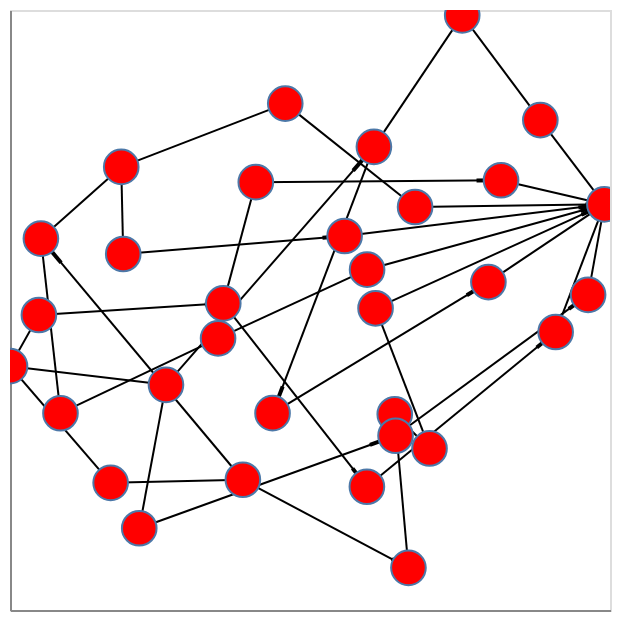

Notebook source saved alongside this figure:
### Code cell
# Generate a random graph
#G = nx.fast_gnp_random_graph(n=20, p=0.25)
G = Global._planner_knowledge_graph.get_graph()
# Compute positions for viz.
pos = nx.spring_layout(G)

# Draw the graph using Altair
viz = nxa.draw_networkx(G, pos=pos)

# Show it as an interactive plot!
viz.interactive()

### Figure 1 — Vega-Lite specification as saved in the notebook (floating-point values rounded to 4 significant figures)
{"config": {"view": {"continuousWidth": 300, "continuousHeight": 300}}, "layer": [{"data": {"name": "data-bcaebf2c94e9d55bc6f5ab56230f5425"}, "mark": {"type": "line", "color": "black", "opacity": 1, "strokeWidth": 1}, "encoding": {"detail": {"field": "edge", "type": "quantitative"}, "x": {"axis": {"grid": false, "labels": false, "ticks": false, "title": ""}, "field": "x", "type": "quantitative"}, "y": {"axis": {"grid": false, "labels": false, "ticks": false, "title": ""}, "field": "y", "type": "quantitative"}}, "name": "view_1"}, {"data": {"name": "data-132e539440322ac60f427e3dcc21974e"}, "mark": {"type": "line", "color": "black", "opacity": 1, "strokeWidth": 2}, "encoding": {"detail": {"field": "edge", "type": "quantitative"}, "x": {"axis": {"grid": false, "labels": false, "ticks": false}, "field": "x", "type": "quantitative"}, "y": {"axis": {"grid": false, "labels": false, "ticks": false}, "field": "y", "type": "quantitative"}}}, {"data": {"name": "data-f0ebac65b1dbf127a58609bafe838b02"}, "mark": {"type": "point", "fill": "red", "opacity": 1, "size": 300, "strokeWidth": 1.0}, "encoding": {"x": {"axis": {"grid": false, "labels": false, "ticks": false}, "field": "x", "type": "quantitative"}, "y": {"axis": {"grid": false, "labels": false, "ticks": false}, "field": "y", "type": "quantitative"}}}], "params": [{"name": "param_520", "select": {"type": "interval", "encodings": ["x", "y"]}, "bind": "scales", "views": ["view_1"]}], "$schema": "https://vega.github.io/schema/vega-lite/v5.8.0.json", "datasets": {"data-bcaebf2c94e9d55bc6f5ab56230f5425": [{"edge": 0, "x": -0.6645, "y": -0.5762, "pair": ["Start", "2"], "weight": 3, "target": "2", "source": "Start"}, {"edge": 0, "x": -0.2238, "y": -0.5659, "pair": ["Start", "2"], "weight": 3, "target": "2", "source": "Start"}, {"edge": 1, "x": -0.6645, "y": -0.5762, "pair": ["Start", "1"], "weight": 1, "target": "1", "source": "Start"}, {"edge": 1, "x": -1.0, "y": -0.1872, "pair": ["Start", "1"], "weight": 1, "target": "1", "source": "Start"}, {"edge": 2, "x": -0.2238, "y": -0.5659, "pair": ["2", "2.2"], "weight": 3, "target": "2.2", "source": "2"}, {"edge": 2, "x": 0.3282, "y": -0.8594, "pair": ["2", "2.2"], "weight": 3, "target": "2.2", "source": "2"}, {"edge": 3, "x": -0.2238, "y": -0.5659, "pair": ["2", "2.1"], "weight": 1, "target": "2.1", "source": "2"}, {"edge": 3, "x": -0.897, "y": 0.2379, "pair": ["2", "2.1"], "weight": 1, "target": "2.1", "source": "2"}, {"edge": 4, "x": 0.3282, "y": -0.8594, "pair": ["2.2", "2.2.1"], "weight": 1, "target": "2.2.1", "source": "2.2"}, {"edge": 4, "x": 0.2825, "y": -0.3473, "pair": ["2.2", "2.2.1"], "weight": 1, "target": "2.2.1", "source": "2.2"}, {"edge": 5, "x": 0.2825, "y": -0.3473, "pair": ["2.2.1", "2.2.1.1"], "weight": 1, "target": "2.2.1.1", "source": "2.2.1"}, {"edge": 5, "x": 0.3984, "y": -0.4614, "pair": ["2.2.1", "2.2.1.1"], "weight": 1, "target": "2.2.1.1", "source": "2.2.1"}, {"edge": 6, "x": 0.3984, "y": -0.4614, "pair": ["2.2.1.1", "2.2.1.1.1"], "weight": 1, "target": "2.2.1.1.1", "source": "2.2.1.1"}, {"edge": 6, "x": 0.2185, "y": 0.0056, "pair": ["2.2.1.1", "2.2.1.1.1"], "weight": 1, "target": "2.2.1.1.1", "source": "2.2.1.1"}, {"edge": 7, "x": 0.2185, "y": 0.0056, "pair": ["2.2.1.1.1", "End"], "weight": 1, "target": "End", "source": "2.2.1.1.1"}, {"edge": 7, "x": 0.9813, "y": 0.3523, "pair": ["2.2.1.1.1", "End"], "weight": 1, "target": "End", "source": "2.2.1.1.1"}, {"edge": 8, "x": -1.0, "y": -0.1872, "pair": ["1", "1.1"], "weight": 1, "target": "1.1", "source": "1"}, {"edge": 8, "x": -0.4801, "y": -0.2495, "pair": ["1", "1.1"], "weight": 1, "target": "1.1", "source": "1"}, {"edge": 9, "x": -1.0, "y": -0.1872, "pair": ["1", "1.2"], "weight": 3, "target": "1.2", "source": "1"}, {"edge": 9, "x": -0.9037, "y": -0.01665, "pair": ["1", "1.2"], "weight": 3, "target": "1.2", "source": "1"}, {"edge": 10, "x": -0.4801, "y": -0.2495, "pair": ["1.1", "1.1.1"], "weight": 1, "target": "1.1.1", "source": "1.1"}, {"edge": 10, "x": 0.213, "y": 0.5438, "pair": ["1.1", "1.1.1"], "weight": 1, "target": "1.1.1", "source": "1.1"}, {"edge": 11, "x": -0.4801, "y": -0.2495, "pair": ["1.1", "1.1.2"], "weight": 3, "target": "1.1.2", "source": "1.1"}, {"edge": 11, "x": -0.5692, "y": -0.7274, "pair": ["1.1", "1.1.2"], "weight": 3, "target": "1.1.2", "source": "1.1"}, {"edge": 12, "x": 0.213, "y": 0.5438, "pair": ["1.1.1", "1.1.1.1"], "weight": 1, "target": "1.1.1.1", "source": "1.1.1"}, {"edge": 12, "x": -0.1249, "y": -0.3439, "pair": ["1.1.1", "1.1.1.1"], "weight": 1, "target": "1.1.1.1", "source": "1.1.1"}, {"edge": 13, "x": 0.213, "y": 0.5438, "pair": ["1.1.1", "1.1.1.2"], "weight": 3, "target": "1.1.1.2", "source": "1.1.1"}, {"edge": 13, "x": 0.5074, "y": 0.9821, "pair": ["1.1.1", "1.1.1.2"], "weight": 3, "target": "1.1.1.2", "source": "1.1.1"}, {"edge": 14, "x": -0.1249, "y": -0.3439, "pair": ["1.1.1.1", "1.1.1.1.1"], "weight": 1, "target": "1.1.1.1.1", "source": "1.1.1.1"}, {"edge": 14, "x": 0.5947, "y": 0.09307, "pair": ["1.1.1.1", "1.1.1.1.1"], "weight": 1, "target": "1.1.1.1.1", "source": "1.1.1.1"}, {"edge": 15, "x": 0.5947, "y": 0.09307, "pair": ["1.1.1.1.1", "End"], "weight": 1, "target": "End", "source": "1.1.1.1.1"}, {"edge": 15, "x": 0.9813, "y": 0.3523, "pair": ["1.1.1.1.1", "End"], "weight": 1, "target": "End", "source": "1.1.1.1.1"}, {"edge": 16, "x": -0.897, "y": 0.2379, "pair": ["2.1", "2.1.1"], "weight": 1, "target": "2.1.1", "source": "2.1"}, {"edge": 16, "x": -0.8317, "y": -0.344, "pair": ["2.1", "2.1.1"], "weight": 1, "target": "2.1.1", "source": "2.1"}, {"edge": 17, "x": -0.897, "y": 0.2379, "pair": ["2.1", "2.1.2"], "weight": 3, "target": "2.1.2", "source": "2.1"}, {"edge": 17, "x": -0.6292, "y": 0.477, "pair": ["2.1", "2.1.2"], "weight": 3, "target": "2.1.2", "source": "2.1"}, {"edge": 18, "x": -0.8317, "y": -0.344, "pair": ["2.1.1", "2.1.1.1"], "weight": 1, "target": "2.1.1.1", "source": "2.1.1"}, {"edge": 18, "x": -0.3065, "y": -0.09456, "pair": ["2.1.1", "2.1.1.1"], "weight": 1, "target": "2.1.1.1", "source": "2.1.1"}, {"edge": 19, "x": -0.3065, "y": -0.09456, "pair": ["2.1.1.1", "2.1.1.1.1"], "weight": 1, "target": "2.1.1.1.1", "source": "2.1.1.1"}, {"edge": 19, "x": 0.1903, "y": 0.1344, "pair": ["2.1.1.1", "2.1.1.1.1"], "weight": 1, "target": "2.1.1.1.1", "source": "2.1.1.1"}, {"edge": 20, "x": 0.1903, "y": 0.1344, "pair": ["2.1.1.1.1", "End"], "weight": 1, "target": "End", "source": "2.1.1.1.1"}, {"edge": 20, "x": 0.9813, "y": 0.3523, "pair": ["2.1.1.1.1", "End"], "weight": 1, "target": "End", "source": "2.1.1.1.1"}, {"edge": 21, "x": -0.9037, "y": -0.01665, "pair": ["1.2", "1.2.1"], "weight": 1, "target": "1.2.1", "source": "1.2"}, {"edge": 21, "x": -0.2891, "y": 0.02209, "pair": ["1.2", "1.2.1"], "weight": 1, "target": "1.2.1", "source": "1.2"}, {"edge": 22, "x": -0.2891, "y": 0.02209, "pair": ["1.2.1", "1.2.1.1"], "weight": 1, "target": "1.2.1.1", "source": "1.2.1"}, {"edge": 22, "x": 0.1896, "y": -0.5891, "pair": ["1.2.1", "1.2.1.1"], "weight": 1, "target": "1.2.1.1", "source": "1.2.1"}, {"edge": 23, "x": -0.2891, "y": 0.02209, "pair": ["1.2.1", "1.2.1.2"], "weight": 3, "target": "1.2.1.2", "source": "1.2.1"}, {"edge": 23, "x": -0.1807, "y": 0.4262, "pair": ["1.2.1", "1.2.1.2"], "weight": 3, "target": "1.2.1.2", "source": "1.2.1"}, {"edge": 24, "x": 0.1896, "y": -0.5891, "pair": ["1.2.1.1", "1.2.1.1.1"], "weight": 1, "target": "1.2.1.1.1", "source": "1.2.1.1"}, {"edge": 24, "x": 0.8189, "y": -0.07344, "pair": ["1.2.1.1", "1.2.1.1.1"], "weight": 1, "target": "1.2.1.1.1", "source": "1.2.1.1"}, {"edge": 25, "x": 0.8189, "y": -0.07344, "pair": ["1.2.1.1.1", "End"], "weight": 1, "target": "End", "source": "1.2.1.1.1"}, {"edge": 25, "x": 0.9813, "y": 0.3523, "pair": ["1.2.1.1.1", "End"], "weight": 1, "target": "End", "source": "1.2.1.1.1"}, {"edge": 26, "x": 0.5074, "y": 0.9821, "pair": ["1.1.1.2", "1.1.1.2.1"], "weight": 1, "target": "1.1.1.2.1", "source": "1.1.1.2"}, {"edge": 26, "x": 0.7678, "y": 0.6331, "pair": ["1.1.1.2", "1.1.1.2.1"], "weight": 1, "target": "1.1.1.2.1", "source": "1.1.1.2"}, {"edge": 27, "x": 0.7678, "y": 0.6331, "pair": ["1.1.1.2.1", "End"], "weight": 1, "target": "End", "source": "1.1.1.2.1"}, {"edge": 27, "x": 0.9813, "y": 0.3523, "pair": ["1.1.1.2.1", "End"], "weight": 1, "target": "End", "source": "1.1.1.2.1"}, {"edge": 28, "x": -0.5692, "y": -0.7274, "pair": ["1.1.2", "1.1.2.1"], "weight": 1, "target": "1.1.2.1", "source": "1.1.2"}, {"edge": 28, "x": 0.2852, "y": -0.419, "pair": ["1.1.2", "1.1.2.1"], "weight": 1, "target": "1.1.2.1", "source": "1.1.2"}, {"edge": 29, "x": 0.2852, "y": -0.419, "pair": ["1.1.2.1", "1.1.2.1.1"], "weight": 1, "target": "1.1.2.1.1", "source": "1.1.2.1"}, {"edge": 29, "x": 0.927, "y": 0.05052, "pair": ["1.1.2.1", "1.1.2.1.1"], "weight": 1, "target": "1.1.2.1.1", "source": "1.1.2.1"}, {"edge": 30, "x": 0.927, "y": 0.05052, "pair": ["1.1.2.1.1", "End"], "weight": 1, "target": "End", "source": "1.1.2.1.1"}, {"edge": 30, "x": 0.9813, "y": 0.3523, "pair": ["1.1.2.1.1", "End"], "weight": 1, "target": "End", "source": "1.1.2.1.1"}, {"edge": 31, "x": -0.6292, "y": 0.477, "pair": ["2.1.2", "2.1.2.1"], "weight": 1, "target": "2.1.2.1", "source": "2.1.2"}, {"edge": 31, "x": -0.08246, "y": 0.6879, "pair": ["2.1.2", "2.1.2.1"], "weight": 1, "target": "2.1.2.1", "source": "2.1.2"}, {"edge": 32, "x": -0.6292, "y": 0.477, "pair": ["2.1.2", "2.1.2.2"], "weight": 3, "target": "2.1.2.2", "source": "2.1.2"}, {"edge": 32, "x": -0.6226, "y": 0.1866, "pair": ["2.1.2", "2.1.2.2"], "weight": 3, "target": "2.1.2.2", "source": "2.1.2"}, {"edge": 33, "x": -0.08246, "y": 0.6879, "pair": ["2.1.2.1", "2.1.2.1.1"], "weight": 1, "target": "2.1.2.1.1", "source": "2.1.2.1"}, {"edge": 33, "x": 0.3503, "y": 0.3432, "pair": ["2.1.2.1", "2.1.2.1.1"], "weight": 1, "target": "2.1.2.1.1", "source": "2.1.2.1"}, {"edge": 34, "x": 0.3503, "y": 0.3432, "pair": ["2.1.2.1.1", "End"], "weight": 1, "target": "End", "source": "2.1.2.1.1"}, {"edge": 34, "x": 0.9813, "y": 0.3523, "pair": ["2.1.2.1.1", "End"], "weight": 1, "target": "End", "source": "2.1.2.1.1"}, {"edge": 35, "x": -0.1807, "y": 0.4262, "pair": ["1.2.1.2", "1.2.1.2.1"], "weight": 1, "target": "1.2.1.2.1", "source": "1.2.1.2"}, {"edge": 35, "x": 0.6368, "y": 0.4326, "pair": ["1.2.1.2", "1.2.1.2.1"], "weight": 1, "target": "1.2.1.2.1", "source": "1.2.1.2"}, {"edge": 36, "x": 0.6368, "y": 0.4326, "pair": ["1.2.1.2.1", "End"], "weight": 1, "target": "End", "source": "1.2.1.2.1"}, {"edge": 36, "x": 0.9813, "y": 0.3523, "pair": ["1.2.1.2.1", "End"], "weight": 1, "target": "End", "source": "1.2.1.2.1"}, {"edge": 37, "x": -0.6226, "y": 0.1866, "pair": ["2.1.2.2", "2.1.2.2.1"], "weight": 1, "target": "2.1.2.2.1", "source": "2.1.2.2"}, {"edge": 37, "x": 0.1154, "y": 0.2466, "pair": ["2.1.2.2", "2.1.2.2.1"], "weight": 1, "target": "2.1.2.2.1", "source": "2.1.2.2"}, {"edge": 38, "x": 0.1154, "y": 0.2466, "pair": ["2.1.2.2.1", "End"], "weight": 1, "target": "End", "source": "2.1.2.2.1"}, {"edge": 38, "x": 0.9813, "y": 0.3523, "pair": ["2.1.2.2.1", "End"], "weight": 1, "target": "End", "source": "2.1.2.2.1"}, {"edge": 39, "x": 0.9813, "y": 0.3523, "pair": ["End", "End"], "weight": 1, "target": "End", "source": "End"}, {"edge": 39, "x": 0.9813, "y": 0.3523, "pair": ["End", "End"], "weight": 1, "target": "End", "source": "End"}], "data-132e539440322ac60f427e3dcc21974e": [{"edge": 0, "x": -0.2238, "y": -0.5659, "pair": ["Start", "2"], "weight": 3, "target": "2", "source": "Start"}, {"edge": 0, "x": -0.2679, "y": -0.5669, "pair": ["Start", "2"], "weight": 3, "target": "2", "source": "Start"}, {"edge": 1, "x": -1.0, "y": -0.1872, "pair": ["Start", "1"], "weight": 1, "target": "1", "source": "Start"}, {"edge": 1, "x": -0.9665, "y": -0.2261, "pair": ["Start", "1"], "weight": 1, "target": "1", "source": "Start"}, {"edge": 2, "x": 0.3282, "y": -0.8594, "pair": ["2", "2.2"], "weight": 3, "target": "2.2", "source": "2"}, {"edge": 2, "x": 0.273, "y": -0.8301, "pair": ["2", "2.2"], "weight": 3, "target": "2.2", "source": "2"}, {"edge": 3, "x": -0.897, "y": 0.2379, "pair": ["2", "2.1"], "weight": 1, "target": "2.1", "source": "2"}, {"edge": 3, "x": -0.8296, "y": 0.1576, "pair": ["2", "2.1"], "weight": 1, "target": "2.1", "source": "2"}, {"edge": 4, "x": 0.2825, "y": -0.3473, "pair": ["2.2", "2.2.1"], "weight": 1, "target": "2.2.1", "source": "2.2"}, {"edge": 4, "x": 0.2871, "y": -0.3985, "pair": ["2.2", "2.2.1"], "weight": 1, "target": "2.2.1", "source": "2.2"}, {"edge": 5, "x": 0.3984, "y": -0.4614, "pair": ["2.2.1", "2.2.1.1"], "weight": 1, "target": "2.2.1.1", "source": "2.2.1"}, {"edge": 5, "x": 0.3868, "y": -0.45, "pair": ["2.2.1", "2.2.1.1"], "weight": 1, "target": "2.2.1.1", "source": "2.2.1"}, {"edge": 6, "x": 0.2185, "y": 0.0056, "pair": ["2.2.1.1", "2.2.1.1.1"], "weight": 1, "target": "2.2.1.1.1", "source": "2.2.1.1"}, {"edge": 6, "x": 0.2365, "y": -0.0411, "pair": ["2.2.1.1", "2.2.1.1.1"], "weight": 1, "target": "2.2.1.1.1", "source": "2.2.1.1"}, {"edge": 7, "x": 0.9813, "y": 0.3523, "pair": ["2.2.1.1.1", "End"], "weight": 1, "target": "End", "source": "2.2.1.1.1"}, {"edge": 7, "x": 0.9051, "y": 0.3176, "pair": ["2.2.1.1.1", "End"], "weight": 1, "target": "End", "source": "2.2.1.1.1"}, {"edge": 8, "x": -0.4801, "y": -0.2495, "pair": ["1", "1.1"], "weight": 1, "target": "1.1", "source": "1"}, {"edge": 8, "x": -0.5321, "y": -0.2432, "pair": ["1", "1.1"], "weight": 1, "target": "1.1", "source": "1"}, {"edge": 9, "x": -0.9037, "y": -0.01665, "pair": ["1", "1.2"], "weight": 3, "target": "1.2", "source": "1"}, {"edge": 9, "x": -0.9133, "y": -0.0337, "pair": ["1", "1.2"], "weight": 3, "target": "1.2", "source": "1"}, {"edge": 10, "x": 0.213, "y": 0.5438, "pair": ["1.1", "1.1.1"], "weight": 1, "target": "1.1.1", "source": "1.1"}, {"edge": 10, "x": 0.1437, "y": 0.4645, "pair": ["1.1", "1.1.1"], "weight": 1, "target": "1.1.1", "source": "1.1"}, {"edge": 11, "x": -0.5692, "y": -0.7274, "pair": ["1.1", "1.1.2"], "weight": 3, "target": "1.1.2", "source": "1.1"}, {"edge": 11, "x": -0.5603, "y": -0.6796, "pair": ["1.1", "1.1.2"], "weight": 3, "target": "1.1.2", "source": "1.1"}, {"edge": 12, "x": -0.1249, "y": -0.3439, "pair": ["1.1.1", "1.1.1.1"], "weight": 1, "target": "1.1.1.1", "source": "1.1.1"}, {"edge": 12, "x": -0.09108, "y": -0.2551, "pair": ["1.1.1", "1.1.1.1"], "weight": 1, "target": "1.1.1.1", "source": "1.1.1"}, {"edge": 13, "x": 0.5074, "y": 0.9821, "pair": ["1.1.1", "1.1.1.2"], "weight": 3, "target": "1.1.1.2", "source": "1.1.1"}, {"edge": 13, "x": 0.478, "y": 0.9383, "pair": ["1.1.1", "1.1.1.2"], "weight": 3, "target": "1.1.1.2", "source": "1.1.1"}, {"edge": 14, "x": 0.5947, "y": 0.09307, "pair": ["1.1.1.1", "1.1.1.1.1"], "weight": 1, "target": "1.1.1.1.1", "source": "1.1.1.1"}, {"edge": 14, "x": 0.5227, "y": 0.04937, "pair": ["1.1.1.1", "1.1.1.1.1"], "weight": 1, "target": "1.1.1.1.1", "source": "1.1.1.1"}, {"edge": 15, "x": 0.9813, "y": 0.3523, "pair": ["1.1.1.1.1", "End"], "weight": 1, "target": "End", "source": "1.1.1.1.1"}, {"edge": 15, "x": 0.9427, "y": 0.3264, "pair": ["1.1.1.1.1", "End"], "weight": 1, "target": "End", "source": "1.1.1.1.1"}, {"edge": 16, "x": -0.8317, "y": -0.344, "pair": ["2.1", "2.1.1"], "weight": 1, "target": "2.1.1", "source": "2.1"}, {"edge": 16, "x": -0.8383, "y": -0.2858, "pair": ["2.1", "2.1.1"], "weight": 1, "target": "2.1.1", "source": "2.1"}, {"edge": 17, "x": -0.6292, "y": 0.477, "pair": ["2.1", "2.1.2"], "weight": 3, "target": "2.1.2", "source": "2.1"}, {"edge": 17, "x": -0.656, "y": 0.4531, "pair": ["2.1", "2.1.2"], "weight": 3, "target": "2.1.2", "source": "2.1"}, {"edge": 18, "x": -0.3065, "y": -0.09456, "pair": ["2.1.1", "2.1.1.1"], "weight": 1, "target": "2.1.1.1", "source": "2.1.1"}, {"edge": 18, "x": -0.359, "y": -0.1195, "pair": ["2.1.1", "2.1.1.1"], "weight": 1, "target": "2.1.1.1", "source": "2.1.1"}, {"edge": 19, "x": 0.1903, "y": 0.1344, "pair": ["2.1.1.1", "2.1.1.1.1"], "weight": 1, "target": "2.1.1.1.1", "source": "2.1.1.1"}, {"edge": 19, "x": 0.1406, "y": 0.1115, "pair": ["2.1.1.1", "2.1.1.1.1"], "weight": 1, "target": "2.1.1.1.1", "source": "2.1.1.1"}, {"edge": 20, "x": 0.9813, "y": 0.3523, "pair": ["2.1.1.1.1", "End"], "weight": 1, "target": "End", "source": "2.1.1.1.1"}, {"edge": 20, "x": 0.9022, "y": 0.3305, "pair": ["2.1.1.1.1", "End"], "weight": 1, "target": "End", "source": "2.1.1.1.1"}, {"edge": 21, "x": -0.2891, "y": 0.02209, "pair": ["1.2", "1.2.1"], "weight": 1, "target": "1.2.1", "source": "1.2"}, {"edge": 21, "x": -0.3505, "y": 0.01822, "pair": ["1.2", "1.2.1"], "weight": 1, "target": "1.2.1", "source": "1.2"}, {"edge": 22, "x": 0.1896, "y": -0.5891, "pair": ["1.2.1", "1.2.1.1"], "weight": 1, "target": "1.2.1.1", "source": "1.2.1"}, {"edge": 22, "x": 0.1418, "y": -0.528, "pair": ["1.2.1", "1.2.1.1"], "weight": 1, "target": "1.2.1.1", "source": "1.2.1"}, {"edge": 23, "x": -0.1807, "y": 0.4262, "pair": ["1.2.1", "1.2.1.2"], "weight": 3, "target": "1.2.1.2", "source": "1.2.1"}, {"edge": 23, "x": -0.1915, "y": 0.3858, "pair": ["1.2.1", "1.2.1.2"], "weight": 3, "target": "1.2.1.2", "source": "1.2.1"}, {"edge": 24, "x": 0.8189, "y": -0.07344, "pair": ["1.2.1.1", "1.2.1.1.1"], "weight": 1, "target": "1.2.1.1.1", "source": "1.2.1.1"}, {"edge": 24, "x": 0.7559, "y": -0.125, "pair": ["1.2.1.1", "1.2.1.1.1"], "weight": 1, "target": "1.2.1.1.1", "source": "1.2.1.1"}, {"edge": 25, "x": 0.9813, "y": 0.3523, "pair": ["1.2.1.1.1", "End"], "weight": 1, "target": "End", "source": "1.2.1.1.1"}, {"edge": 25, "x": 0.9651, "y": 0.3097, "pair": ["1.2.1.1.1", "End"], "weight": 1, "target": "End", "source": "1.2.1.1.1"}, {"edge": 26, "x": 0.7678, "y": 0.6331, "pair": ["1.1.1.2", "1.1.1.2.1"], "weight": 1, "target": "1.1.1.2.1", "source": "1.1.1.2"}, {"edge": 26, "x": 0.7418, "y": 0.668, "pair": ["1.1.1.2", "1.1.1.2.1"], "weight": 1, "target": "1.1.1.2.1", "source": "1.1.1.2"}, {"edge": 27, "x": 0.9813, "y": 0.3523, "pair": ["1.1.1.2.1", "End"], "weight": 1, "target": "End", "source": "1.1.1.2.1"}, {"edge": 27, "x": 0.96, "y": 0.3804, "pair": ["1.1.1.2.1", "End"], "weight": 1, "target": "End", "source": "1.1.1.2.1"}, {"edge": 28, "x": 0.2852, "y": -0.419, "pair": ["1.1.2", "1.1.2.1"], "weight": 1, "target": "1.1.2.1", "source": "1.1.2"}, {"edge": 28, "x": 0.1997, "y": -0.4499, "pair": ["1.1.2", "1.1.2.1"], "weight": 1, "target": "1.1.2.1", "source": "1.1.2"}, {"edge": 29, "x": 0.927, "y": 0.05052, "pair": ["1.1.2.1", "1.1.2.1.1"], "weight": 1, "target": "1.1.2.1.1", "source": "1.1.2.1"}, {"edge": 29, "x": 0.8629, "y": 0.003564, "pair": ["1.1.2.1", "1.1.2.1.1"], "weight": 1, "target": "1.1.2.1.1", "source": "1.1.2.1"}, {"edge": 30, "x": 0.9813, "y": 0.3523, "pair": ["1.1.2.1.1", "End"], "weight": 1, "target": "End", "source": "1.1.2.1.1"}, {"edge": 30, "x": 0.9759, "y": 0.3221, "pair": ["1.1.2.1.1", "End"], "weight": 1, "target": "End", "source": "1.1.2.1.1"}, {"edge": 31, "x": -0.08246, "y": 0.6879, "pair": ["2.1.2", "2.1.2.1"], "weight": 1, "target": "2.1.2.1", "source": "2.1.2"}, {"edge": 31, "x": -0.1371, "y": 0.6668, "pair": ["2.1.2", "2.1.2.1"], "weight": 1, "target": "2.1.2.1", "source": "2.1.2"}, {"edge": 32, "x": -0.6226, "y": 0.1866, "pair": ["2.1.2", "2.1.2.2"], "weight": 3, "target": "2.1.2.2", "source": "2.1.2"}, {"edge": 32, "x": -0.6232, "y": 0.2157, "pair": ["2.1.2", "2.1.2.2"], "weight": 3, "target": "2.1.2.2", "source": "2.1.2"}, {"edge": 33, "x": 0.3503, "y": 0.3432, "pair": ["2.1.2.1", "2.1.2.1.1"], "weight": 1, "target": "2.1.2.1.1", "source": "2.1.2.1"}, {"edge": 33, "x": 0.307, "y": 0.3777, "pair": ["2.1.2.1", "2.1.2.1.1"], "weight": 1, "target": "2.1.2.1.1", "source": "2.1.2.1"}, {"edge": 34, "x": 0.9813, "y": 0.3523, "pair": ["2.1.2.1.1", "End"], "weight": 1, "target": "End", "source": "2.1.2.1.1"}, {"edge": 34, "x": 0.9182, "y": 0.3514, "pair": ["2.1.2.1.1", "End"], "weight": 1, "target": "End", "source": "2.1.2.1.1"}, {"edge": 35, "x": 0.6368, "y": 0.4326, "pair": ["1.2.1.2", "1.2.1.2.1"], "weight": 1, "target": "1.2.1.2.1", "source": "1.2.1.2"}, {"edge": 35, "x": 0.5551, "y": 0.4319, "pair": ["1.2.1.2", "1.2.1.2.1"], "weight": 1, "target": "1.2.1.2.1", "source": "1.2.1.2"}, {"edge": 36, "x": 0.9813, "y": 0.3523, "pair": ["1.2.1.2.1", "End"], "weight": 1, "target": "End", "source": "1.2.1.2.1"}, {"edge": 36, "x": 0.9469, "y": 0.3603, "pair": ["1.2.1.2.1", "End"], "weight": 1, "target": "End", "source": "1.2.1.2.1"}, {"edge": 37, "x": 0.1154, "y": 0.2466, "pair": ["2.1.2.2", "2.1.2.2.1"], "weight": 1, "target": "2.1.2.2.1", "source": "2.1.2.2"}, {"edge": 37, "x": 0.04158, "y": 0.2406, "pair": ["2.1.2.2", "2.1.2.2.1"], "weight": 1, "target": "2.1.2.2.1", "source": "2.1.2.2"}, {"edge": 38, "x": 0.9813, "y": 0.3523, "pair": ["2.1.2.2.1", "End"], "weight": 1, "target": "End", "source": "2.1.2.2.1"}, {"edge": 38, "x": 0.8948, "y": 0.3417, "pair": ["2.1.2.2.1", "End"], "weight": 1, "target": "End", "source": "2.1.2.2.1"}, {"edge": 39, "x": 0.9813, "y": 0.3523, "pair": ["End", "End"], "weight": 1, "target": "End", "source": "End"}, {"edge": 39, "x": 0.9813, "y": 0.3523, "pair": ["End", "End"], "weight": 1, "target": "End", "source": "End"}], "data-f0ebac65b1dbf127a58609bafe838b02": [{"node": "Start", "x": -0.6645, "description": ["n/a"], "name": "Start", "y": -0.5762, "application_count": 1, "application": ["n/a"]}, {"node": "2", "x": -0.2238, "description": ["App0", "App3", "App7", "App8", "App9", "App16", "App17", "App19", "App21", "App22", "App24", "App26", "App29", "App33", "App34", "App35", "App36", "App41", "App44", "App48", "App51", "App52", "App55", "App68", "App69", "App71", "App72", "App79", "App84", "App85", "App89", "App91", "App92", "App93", "App97", "App98"], "name": "High_business_value", "y": -0.5659, "application_count": 36, "application": ["App0", "App3", "App7", "App8", "App9", "App16", "App17", "App19", "App21", "App22", "App24", "App26", "App29", "App33", "App34", "App35", "App36", "App41", "App44", "App48", "App51", "App52", "App55", "App68", "App69", "App71", "App72", "App79", "App84", "App85", "App89", "App91", "App92", "App93", "App97", "App98"]}, {"node": "2.2", "x": 0.3282, "description": ["App0", "App7", "App8", "App16", "App21", "App26", "App44", "App55", "App72", "App79", "App92", "App93", "App98"], "name": "High_technical_condition", "y": -0.8594, "application_count": 13, "application": ["App0", "App7", "App8", "App16", "App21", "App26", "App44", "App55", "App72", "App79", "App92", "App93", "App98"]}, {"node": "2.2.1", "x": 0.2825, "description": ["App0", "App7", "App8", "App16", "App21", "App26", "App44", "App55", "App72", "App79", "App92", "App93", "App98"], "name": "High_application_risk", "y": -0.3473, "application_count": 13, "application": ["App0", "App7", "App8", "App16", "App21", "App26", "App44", "App55", "App72", "App79", "App92", "App93", "App98"]}, {"node": "2.2.1.1", "x": 0.3984, "description": ["App0", "App7", "App8", "App16", "App21", "App26", "App44", "App55", "App72", "App79", "App92", "App93", "App98"], "name": "High_application_cost", "y": -0.4614, "application_count": 13, "application": ["App0", "App7", "App8", "App16", "App21", "App26", "App44", "App55", "App72", "App79", "App92", "App93", "App98"]}, {"node": "2.2.1.1.1", "x": 0.2185, "description": ["App0", "App7", "App8", "App16", "App21", "App26", "App44", "App55", "App72", "App79", "App92", "App93", "App98"], "name": "Low_modernization", "y": 0.0056, "application_count": 13, "application": ["App0", "App7", "App8", "App16", "App21", "App26", "App44", "App55", "App72", "App79", "App92", "App93", "App98"]}, {"node": "1", "x": -1.0, "description": ["App1", "App2", "App4", "App5", "App6", "App10", "App11", "App12", "App13", "App14", "App15", "App18", "App20", "App23", "App25", "App27", "App28", "App30", "App31", "App32", "App37", "App38", "App39", "App40", "App42", "App43", "App45", "App46", "App47", "App49", "App50", "App53", "App54", "App56", "App57", "App58", "App59", "App60", "App61", "App62", "App63", "App64", "App65", "App66", "App67", "App70", "App73", "App74", "App75", "App76", "App77", "App78", "App80", "App81", "App82", "App83", "App86", "App87", "App88", "App90", "App94", "App95", "App96", "App99", "App99", "App99", "App99"], "name": "Low_business_value", "y": -0.1872, "application_count": 67, "application": ["App1", "App2", "App4", "App5", "App6", "App10", "App11", "App12", "App13", "App14", "App15", "App18", "App20", "App23", "App25", "App27", "App28", "App30", "App31", "App32", "App37", "App38", "App39", "App40", "App42", "App43", "App45", "App46", "App47", "App49", "App50", "App53", "App54", "App56", "App57", "App58", "App59", "App60", "App61", "App62", "App63", "App64", "App65", "App66", "App67", "App70", "App73", "App74", "App75", "App76", "App77", "App78", "App80", "App81", "App82", "App83", "App86", "App87", "App88", "App90", "App94", "App95", "App96", "App99", "App99", "App99", "App99"]}, {"node": "1.1", "x": -0.4801, "description": ["App1", "App2", "App4", "App5", "App6", "App11", "App12", "App13", "App14", "App18", "App20", "App23", "App25", "App27", "App30", "App31", "App32", "App38", "App40", "App42", "App43", "App45", "App46", "App47", "App50", "App53", "App54", "App59", "App60", "App61", "App63", "App64", "App65", "App66", "App67", "App73", "App76", "App77", "App78", "App81", "App82", "App83", "App86", "App87", "App88", "App90", "App94", "App96", "App99", "App99", "App99", "App99"], "name": "Low_technical_condition", "y": -0.2495, "application_count": 52, "application": ["App1", "App2", "App4", "App5", "App6", "App11", "App12", "App13", "App14", "App18", "App20", "App23", "App25", "App27", "App30", "App31", "App32", "App38", "App40", "App42", "App43", "App45", "App46", "App47", "App50", "App53", "App54", "App59", "App60", "App61", "App63", "App64", "App65", "App66", "App67", "App73", "App76", "App77", "App78", "App81", "App82", "App83", "App86", "App87", "App88", "App90", "App94", "App96", "App99", "App99", "App99", "App99"]}, {"node": "1.1.1", "x": 0.213, "description": ["App1", "App2", "App4", "App5", "App6", "App11", "App12", "App13", "App14", "App20", "App23", "App25", "App27", "App30", "App31", "App32", "App38", "App40", "App42", "App43", "App45", "App46", "App47", "App50", "App53", "App54", "App59", "App61", "App63", "App64", "App65", "App66", "App67", "App73", "App76", "App77", "App78", "App81", "App82", "App83", "App86", "App87", "App88", "App90", "App94", "App99", "App99", "App99", "App99"], "name": "High_application_risk", "y": 0.5438, "application_count": 49, "application": ["App1", "App2", "App4", "App5", "App6", "App11", "App12", "App13", "App14", "App20", "App23", "App25", "App27", "App30", "App31", "App32", "App38", "App40", "App42", "App43", "App45", "App46", "App47", "App50", "App53", "App54", "App59", "App61", "App63", "App64", "App65", "App66", "App67", "App73", "App76", "App77", "App78", "App81", "App82", "App83", "App86", "App87", "App88", "App90", "App94", "App99", "App99", "App99", "App99"]}, {"node": "1.1.1.1", "x": -0.1249, "description": ["App1", "App2", "App4", "App5", "App6", "App11", "App13", "App14", "App20", "App23", "App25", "App27", "App30", "App32", "App38", "App40", "App42", "App43", "App45", "App46", "App47", "App50", "App53", "App59", "App61", "App63", "App64", "App65", "App66", "App67", "App73", "App76", "App77", "App78", "App81", "App82", "App83", "App86", "App87", "App88", "App90", "App94", "App99", "App99", "App99", "App99"], "name": "High_application_cost", "y": -0.3439, "application_count": 46, "application": ["App1", "App2", "App4", "App5", "App6", "App11", "App13", "App14", "App20", "App23", "App25", "App27", "App30", "App32", "App38", "App40", "App42", "App43", "App45", "App46", "App47", "App50", "App53", "App59", "App61", "App63", "App64", "App65", "App66", "App67", "App73", "App76", "App77", "App78", "App81", "App82", "App83", "App86", "App87", "App88", "App90", "App94", "App99", "App99", "App99", "App99"]}, {"node": "1.1.1.1.1", "x": 0.5947, "description": ["App1", "App2", "App4", "App5", "App6", "App11", "App13", "App14", "App20", "App23", "App25", "App27", "App30", "App32", "App38", "App40", "App42", "App43", "App45", "App46", "App47", "App50", "App53", "App59", "App61", "App63", "App64", "App65", "App66", "App67", "App73", "App76", "App77", "App78", "App81", "App82", "App83", "App86", "App87", "App88", "App90", "App94", "App99", "App99", "App99", "App99"], "name": "Low_modernization", "y": 0.09307, "application_count": 46, "application": ["App1", "App2", "App4", "App5", "App6", "App11", "App13", "App14", "App20", "App23", "App25", "App27", "App30", "App32", "App38", "App40", "App42", "App43", "App45", "App46", "App47", "App50", "App53", "App59", "App61", "App63", "App64", "App65", "App66", "App67", "App73", "App76", "App77", "App78", "App81", "App82", "App83", "App86", "App87", "App88", "App90", "App94", "App99", "App99", "App99", "App99"]}, {"node": "2.1", "x": -0.897, "description": ["App3", "App9", "App17", "App19", "App22", "App24", "App29", "App33", "App34", "App35", "App36", "App41", "App48", "App51", "App52", "App68", "App69", "App71", "App84", "App85", "App89", "App91", "App97"], "name": "Low_technical_condition", "y": 0.2379, "application_count": 23, "application": ["App3", "App9", "App17", "App19", "App22", "App24", "App29", "App33", "App34", "App35", "App36", "App41", "App48", "App51", "App52", "App68", "App69", "App71", "App84", "App85", "App89", "App91", "App97"]}, {"node": "2.1.1", "x": -0.8317, "description": ["App3", "App9", "App17", "App19", "App22", "App24", "App29", "App34", "App35", "App41", "App48", "App51", "App52", "App68", "App69", "App71", "App84", "App85", "App91"], "name": "High_application_risk", "y": -0.344, "application_count": 19, "application": ["App3", "App9", "App17", "App19", "App22", "App24", "App29", "App34", "App35", "App41", "App48", "App51", "App52", "App68", "App69", "App71", "App84", "App85", "App91"]}, {"node": "2.1.1.1", "x": -0.3065, "description": ["App3", "App9", "App17", "App19", "App22", "App24", "App29", "App34", "App35", "App41", "App48", "App51", "App52", "App68", "App69", "App71", "App84", "App85", "App91"], "name": "High_application_cost", "y": -0.09456, "application_count": 19, "application": ["App3", "App9", "App17", "App19", "App22", "App24", "App29", "App34", "App35", "App41", "App48", "App51", "App52", "App68", "App69", "App71", "App84", "App85", "App91"]}, {"node": "2.1.1.1.1", "x": 0.1903, "description": ["App3", "App9", "App17", "App19", "App22", "App24", "App29", "App34", "App35", "App41", "App48", "App51", "App52", "App68", "App69", "App71", "App84", "App85", "App91"], "name": "Low_modernization", "y": 0.1344, "application_count": 19, "application": ["App3", "App9", "App17", "App19", "App22", "App24", "App29", "App34", "App35", "App41", "App48", "App51", "App52", "App68", "App69", "App71", "App84", "App85", "App91"]}, {"node": "1.2", "x": -0.9037, "description": ["App10", "App15", "App28", "App37", "App39", "App49", "App56", "App57", "App58", "App62", "App70", "App74", "App75", "App80", "App95"], "name": "High_technical_condition", "y": -0.01665, "application_count": 15, "application": ["App10", "App15", "App28", "App37", "App39", "App49", "App56", "App57", "App58", "App62", "App70", "App74", "App75", "App80", "App95"]}, {"node": "1.2.1", "x": -0.2891, "description": ["App10", "App15", "App28", "App37", "App39", "App49", "App56", "App57", "App58", "App62", "App70", "App74", "App75", "App80", "App95"], "name": "High_application_risk", "y": 0.02209, "application_count": 15, "application": ["App10", "App15", "App28", "App37", "App39", "App49", "App56", "App57", "App58", "App62", "App70", "App74", "App75", "App80", "App95"]}, {"node": "1.2.1.1", "x": 0.1896, "description": ["App10", "App15", "App28", "App37", "App39", "App49", "App57", "App58", "App62", "App70", "App74", "App75", "App80", "App95"], "name": "High_application_cost", "y": -0.5891, "application_count": 14, "application": ["App10", "App15", "App28", "App37", "App39", "App49", "App57", "App58", "App62", "App70", "App74", "App75", "App80", "App95"]}, {"node": "1.2.1.1.1", "x": 0.8189, "description": ["App10", "App15", "App28", "App37", "App39", "App49", "App57", "App58", "App62", "App70", "App74", "App75", "App80", "App95"], "name": "Low_modernization", "y": -0.07344, "application_count": 14, "application": ["App10", "App15", "App28", "App37", "App39", "App49", "App57", "App58", "App62", "App70", "App74", "App75", "App80", "App95"]}, {"node": "1.1.1.2", "x": 0.5074, "description": ["App12", "App31", "App54"], "name": "Low_application_cost", "y": 0.9821, "application_count": 3, "application": ["App12", "App31", "App54"]}, {"node": "1.1.1.2.1", "x": 0.7678, "description": ["App12", "App31", "App54"], "name": "Low_modernization", "y": 0.6331, "application_count": 3, "application": ["App12", "App31", "App54"]}, {"node": "1.1.2", "x": -0.5692, "description": ["App18", "App60", "App96"], "name": "Low_application_risk", "y": -0.7274, "application_count": 3, "application": ["App18", "App60", "App96"]}, {"node": "1.1.2.1", "x": 0.2852, "description": ["App18", "App60", "App96"], "name": "High_application_cost", "y": -0.419, "application_count": 3, "application": ["App18", "App60", "App96"]}, {"node": "1.1.2.1.1", "x": 0.927, "description": ["App18", "App60", "App96"], "name": "Low_modernization", "y": 0.05052, "application_count": 3, "application": ["App18", "App60", "App96"]}, {"node": "2.1.2", "x": -0.6292, "description": ["App33", "App36", "App89", "App97"], "name": "Low_application_risk", "y": 0.477, "application_count": 4, "application": ["App33", "App36", "App89", "App97"]}, {"node": "2.1.2.1", "x": -0.08246, "description": ["App33", "App36", "App97"], "name": "High_application_cost", "y": 0.6879, "application_count": 3, "application": ["App33", "App36", "App97"]}, {"node": "2.1.2.1.1", "x": 0.3503, "description": ["App33", "App36", "App97"], "name": "Low_modernization", "y": 0.3432, "application_count": 3, "application": ["App33", "App36", "App97"]}, {"node": "1.2.1.2", "x": -0.1807, "description": ["App56"], "name": "Low_application_cost", "y": 0.4262, "application_count": 1, "application": ["App56"]}, {"node": "1.2.1.2.1", "x": 0.6368, "description": ["App56"], "name": "Low_modernization", "y": 0.4326, "application_count": 1, "application": ["App56"]}, {"node": "2.1.2.2", "x": -0.6226, "description": ["App89"], "name": "Low_application_cost", "y": 0.1866, "application_count": 1, "application": ["App89"]}, {"node": "2.1.2.2.1", "x": 0.1154, "description": ["App89"], "name": "Low_modernization", "y": 0.2466, "application_count": 1, "application": ["App89"]}, {"node": "End", "x": 0.9813, "description": ["n/a"], "name": "End", "y": 0.3523, "application_count": 1, "application": ["n/a"]}]}}
